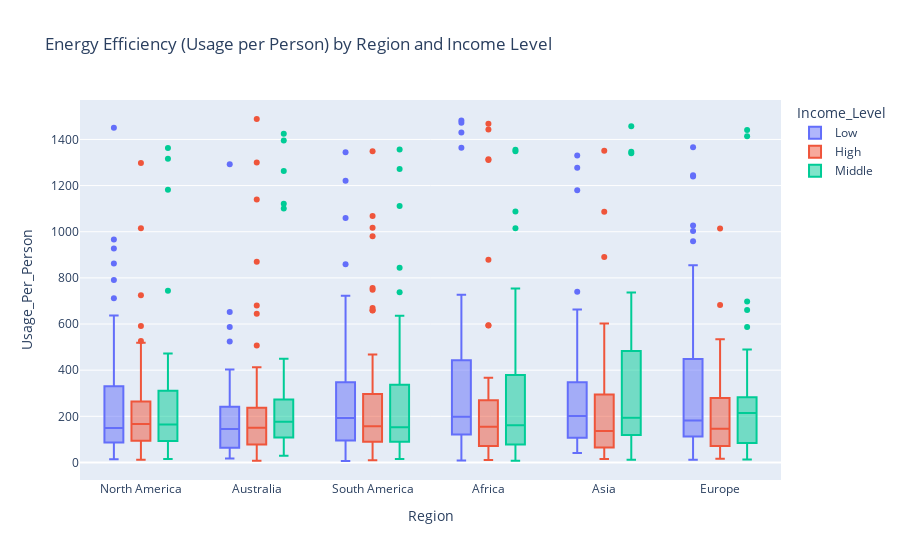

Here is the notebook cell this chart was saved with:
### Markdown cell above
### Energy Efficiency Score (Monthly Usage per Person)

### Code cell
df['Usage_Per_Person'] = df['Monthly_Usage_kWh'] / df['Household_Size']

# Efficiency Analysis by Region and Income
fig6 = px.box(df, 
              x='Region', 
              y='Usage_Per_Person',
              color='Income_Level',
              title='Energy Efficiency (Usage per Person) by Region and Income Level')
fig6.show()

### Figure 1 — Plotly figure (JSON) as saved in the notebook; plotly's stock layout.template omitted (floating-point values rounded to 4 significant figures; data arrays with more than 128 entries replaced by an {"elided": "..."} marker saying what was removed)
{"data": [{"alignmentgroup": "True", "hovertemplate": "Income_Level=Low<br>Region=%{x}<br>Usage_Per_Person=%{y}<extra></extra>", "legendgroup": "Low", "marker": {"color": "#636efa"}, "name": "Low", "notched": false, "offsetgroup": "Low", "orientation": "v", "showlegend": true, "type": "box", "x": {"elided": "312 str values"}, "x0": " ", "xaxis": "x", "y": {"elided": "312 float values"}, "y0": " ", "yaxis": "y"}, {"alignmentgroup": "True", "hovertemplate": "Income_Level=High<br>Region=%{x}<br>Usage_Per_Person=%{y}<extra></extra>", "legendgroup": "High", "marker": {"color": "#EF553B"}, "name": "High", "notched": false, "offsetgroup": "High", "orientation": "v", "showlegend": true, "type": "box", "x": {"elided": "330 str values"}, "x0": " ", "xaxis": "x", "y": {"elided": "330 float values"}, "y0": " ", "yaxis": "y"}, {"alignmentgroup": "True", "hovertemplate": "Income_Level=Middle<br>Region=%{x}<br>Usage_Per_Person=%{y}<extra></extra>", "legendgroup": "Middle", "marker": {"color": "#00cc96"}, "name": "Middle", "notched": false, "offsetgroup": "Middle", "orientation": "v", "showlegend": true, "type": "box", "x": {"elided": "358 str values"}, "x0": " ", "xaxis": "x", "y": {"elided": "358 float values"}, "y0": " ", "yaxis": "y"}], "layout": {"boxmode": "group", "legend": {"title": {"text": "Income_Level"}, "tracegroupgap": 0}, "title": {"text": "Energy Efficiency (Usage per Person) by Region and Income Level"}, "xaxis": {"anchor": "y", "domain": [0, 1], "title": {"text": "Region"}}, "yaxis": {"anchor": "x", "domain": [0, 1], "title": {"text": "Usage_Per_Person"}}}}
